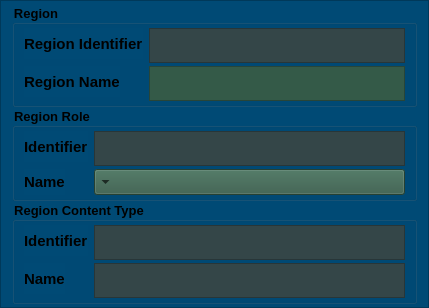
                         <widget class="QFrame" name="frame_5">
                          <property name="styleSheet">
                           <string notr="true">background-color: rgb(0, 74, 117);</string>
                          </property>
                          <property name="frameShape">
                           <enum>QFrame::StyledPanel</enum>
                          </property>
                          <property name="frameShadow">
                           <enum>QFrame::Raised</enum>
                          </property>
                          <layout class="QVBoxLayout" name="verticalLayout_11">
                           <property name="spacing">
                            <number>0</number>
                           </property>
                           <property name="topMargin">
                            <number>3</number>
                           </property>
                           <property name="bottomMargin">
                            <number>3</number>
                           </property>
                           <item>
                            <widget class="QGroupBox" name="groupBox_5">
                             <property name="maximumSize">
                              <size>
                               <width>16777215</width>
                               <height>16777215</height>
                              </size>
                             </property>
                             <property name="baseSize">
                              <size>
                               <width>0</width>
                               <height>0</height>
                              </size>
                             </property>
                             <property name="font">
                              <font>
                               <pointsize>10</pointsize>
                               <weight>75</weight>
                               <bold>true</bold>
                              </font>
                             </property>
                             <property name="title">
                              <string>Region</string>
                             </property>
                             <layout class="QFormLayout" name="formLayout_5">
                              <property name="verticalSpacing">
                               <number>3</number>
                              </property>
                              <property name="topMargin">
                               <number>3</number>
                              </property>
                              <property name="bottomMargin">
                               <number>3</number>
                              </property>
                              <item row="0" column="0">
                               <widget class="QLabel" name="label">
                                <property name="font">
                                 <font>
                                  <pointsize>11</pointsize>
                                  <weight>75</weight>
                                  <bold>true</bold>
                                 </font>
                                </property>
                                <property name="text">
                                 <string>Region Identifier</string>
                                </property>
                               </widget>
                              </item>
                              <item row="0" column="1">
                               <widget class="QPlainTextEdit" name="txt_rid">
                                <property name="sizePolicy">
                                 <sizepolicy hsizetype="Preferred" vsizetype="Preferred">
                                  <horstretch>0</horstretch>
                                  <verstretch>0</verstretch>
                                 </sizepolicy>
                                </property>
                                <property name="maximumSize">
                                 <size>
                                  <width>16777215</width>
                                  <height>35</height>
                                 </size>
                                </property>
                                <property name="font">
                                 <font>
                                  <pointsize>10</pointsize>
                                 </font>
                                </property>
                                <property name="styleSheet">
                                 <string notr="true">background-color: rgb(52, 70, 72);</string>
                                </property>
                                <property name="verticalScrollBarPolicy">
                                 <enum>Qt::ScrollBarAlwaysOff</enum>
                                </property>
                               </widget>
                              </item>
                              <item row="1" column="0">
                               <widget class="QLabel" name="label_4">
                                <property name="font">
                                 <font>
                                  <pointsize>11</pointsize>
                                  <weight>75</weight>
                                  <bold>true</bold>
                                 </font>
                                </property>
                                <property name="text">
                                 <string>Region Name</string>
                                </property>
                               </widget>
                              </item>
                              <item row="1" column="1">
                               <widget class="QPlainTextEdit" name="txt_rname">
                                <property name="sizePolicy">
                                 <sizepolicy hsizetype="Preferred" vsizetype="Preferred">
                                  <horstretch>0</horstretch>
                                  <verstretch>0</verstretch>
                                 </sizepolicy>
                                </property>
                                <property name="maximumSize">
                                 <size>
                                  <width>16777215</width>
                                  <height>35</height>
                                 </size>
                                </property>
                                <property name="font">
                                 <font>
                                  <pointsize>10</pointsize>
                                 </font>
                                </property>
                                <property name="styleSheet">
                                 <string notr="true">background-color: rgb(52, 90, 72);</string>
                                </property>
                                <property name="verticalScrollBarPolicy">
                                 <enum>Qt::ScrollBarAlwaysOff</enum>
                                </property>
                               </widget>
                              </item>
                             </layout>
                            </widget>
                           </item>
                           <item>
                            <widget class="QGroupBox" name="groupBox_11">
                             <property name="maximumSize">
                              <size>
                               <width>16777215</width>
                               <height>16777215</height>
                              </size>
                             </property>
                             <property name="baseSize">
                              <size>
                               <width>0</width>
                               <height>0</height>
                              </size>
                             </property>
                             <property name="font">
                              <font>
                               <pointsize>10</pointsize>
                               <weight>75</weight>
                               <bold>true</bold>
                              </font>
                             </property>
                             <property name="title">
                              <string>Region Role</string>
                             </property>
                             <layout class="QFormLayout" name="formLayout_8">
                              <property name="verticalSpacing">
                               <number>3</number>
                              </property>
                              <property name="topMargin">
                               <number>3</number>
                              </property>
                              <property name="bottomMargin">
                               <number>3</number>
                              </property>
                              <item row="0" column="0">
                               <widget class="QLabel" name="label_21">
                                <property name="font">
                                 <font>
                                  <pointsize>11</pointsize>
                                  <weight>75</weight>
                                  <bold>true</bold>
                                 </font>
                                </property>
                                <property name="text">
                                 <string>Identifier</string>
                                </property>
                               </widget>
                              </item>
                              <item row="0" column="1">
                               <widget class="QPlainTextEdit" name="txt_rrole_ident">
                                <property name="sizePolicy">
                                 <sizepolicy hsizetype="Preferred" vsizetype="Preferred">
                                  <horstretch>0</horstretch>
                                  <verstretch>0</verstretch>
                                 </sizepolicy>
                                </property>
                                <property name="maximumSize">
                                 <size>
                                  <width>16777215</width>
                                  <height>35</height>
                                 </size>
                                </property>
                                <property name="font">
                                 <font>
                                  <pointsize>10</pointsize>
                                 </font>
                                </property>
                                <property name="styleSheet">
                                 <string notr="true">background-color: rgb(52, 70, 72);</string>
                                </property>
                                <property name="verticalScrollBarPolicy">
                                 <enum>Qt::ScrollBarAlwaysOff</enum>
                                </property>
                               </widget>
                              </item>
                              <item row="1" column="0">
                               <widget class="QLabel" name="label_22">
                                <property name="font">
                                 <font>
                                  <pointsize>11</pointsize>
                                  <weight>75</weight>
                                  <bold>true</bold>
                                 </font>
                                </property>
                                <property name="text">
                                 <string>Name</string>
                                </property>
                               </widget>
                              </item>
                              <item row="1" column="1">
                               <widget class="QComboBox" name="comboBox_region_role">
                                <property name="sizePolicy">
                                 <sizepolicy hsizetype="Preferred" vsizetype="Preferred">
                                  <horstretch>0</horstretch>
                                  <verstretch>0</verstretch>
                                 </sizepolicy>
                                </property>
                                <property name="maximumSize">
                                 <size>
                                  <width>16777215</width>
                                  <height>35</height>
                                 </size>
                                </property>
                                <property name="font">
                                 <font>
                                  <pointsize>11</pointsize>
                                 </font>
                                </property>
                                <property name="layoutDirection">
                                 <enum>Qt::RightToLeft</enum>
                                </property>
                                <property name="styleSheet">
                                 <string notr="true">background-color: rgb(52, 90, 72);</string>
                                </property>
                               </widget>
                              </item>
                             </layout>
                            </widget>
                           </item>
                           <item>
                            <widget class="QGroupBox" name="groupBox_10">
                             <property name="maximumSize">
                              <size>
                               <width>16777215</width>
                               <height>16777215</height>
                              </size>
                             </property>
                             <property name="baseSize">
                              <size>
                               <width>0</width>
                               <height>0</height>
                              </size>
                             </property>
                             <property name="font">
                              <font>
                               <pointsize>10</pointsize>
                               <weight>75</weight>
                               <bold>true</bold>
                              </font>
                             </property>
                             <property name="title">
                              <string>Region Content Type</string>
                             </property>
                             <layout class="QFormLayout" name="formLayout_7">
                              <property name="verticalSpacing">
                               <number>3</number>
                              </property>
                              <property name="topMargin">
                               <number>3</number>
                              </property>
                              <property name="bottomMargin">
                               <number>3</number>
                              </property>
                              <item row="0" column="0">
                               <widget class="QLabel" name="label_19">
                                <property name="font">
                                 <font>
                                  <pointsize>11</pointsize>
                                  <weight>75</weight>
                                  <bold>true</bold>
                                 </font>
                                </property>
                                <property name="text">
                                 <string>Identifier</string>
                                </property>
                               </widget>
                              </item>
                              <item row="0" column="1">
                               <widget class="QPlainTextEdit" name="txt_rctype_indent">
                                <property name="sizePolicy">
                                 <sizepolicy hsizetype="Preferred" vsizetype="Preferred">
                                  <horstretch>0</horstretch>
                                  <verstretch>0</verstretch>
                                 </sizepolicy>
                                </property>
                                <property name="maximumSize">
                                 <size>
                                  <width>16777215</width>
                                  <height>35</height>
                                 </size>
                                </property>
                                <property name="font">
                                 <font>
                                  <pointsize>10</pointsize>
                                 </font>
                                </property>
                                <property name="styleSheet">
                                 <string notr="true">background-color: rgb(52, 70, 72);</string>
                                </property>
                                <property name="verticalScrollBarPolicy">
                                 <enum>Qt::ScrollBarAlwaysOff</enum>
                                </property>
                               </widget>
                              </item>
                              <item row="1" column="0">
                               <widget class="QLabel" name="label_20">
                                <property name="font">
                                 <font>
                                  <pointsize>11</pointsize>
                                  <weight>75</weight>
                                  <bold>true</bold>
                                 </font>
                                </property>
                                <property name="text">
                                 <string>Name</string>
                                </property>
                               </widget>
                              </item>
                              <item row="1" column="1">
                               <widget class="QPlainTextEdit" name="txt_rctype_name">
                                <property name="sizePolicy">
                                 <sizepolicy hsizetype="Preferred" vsizetype="Preferred">
                                  <horstretch>0</horstretch>
                                  <verstretch>0</verstretch>
                                 </sizepolicy>
                                </property>
                                <property name="maximumSize">
                                 <size>
                                  <width>16777215</width>
                                  <height>35</height>
                                 </size>
                                </property>
                                <property name="font">
                                 <font>
                                  <pointsize>10</pointsize>
                                 </font>
                                </property>
                                <property name="styleSheet">
                                 <string notr="true">background-color: rgb(52, 70, 72);</string>
                                </property>
                                <property name="verticalScrollBarPolicy">
                                 <enum>Qt::ScrollBarAlwaysOff</enum>
                                </property>
                               </widget>
                              </item>
                             </layout>
                            </widget>
                           </item>
                          </layout>
                         </widget>
